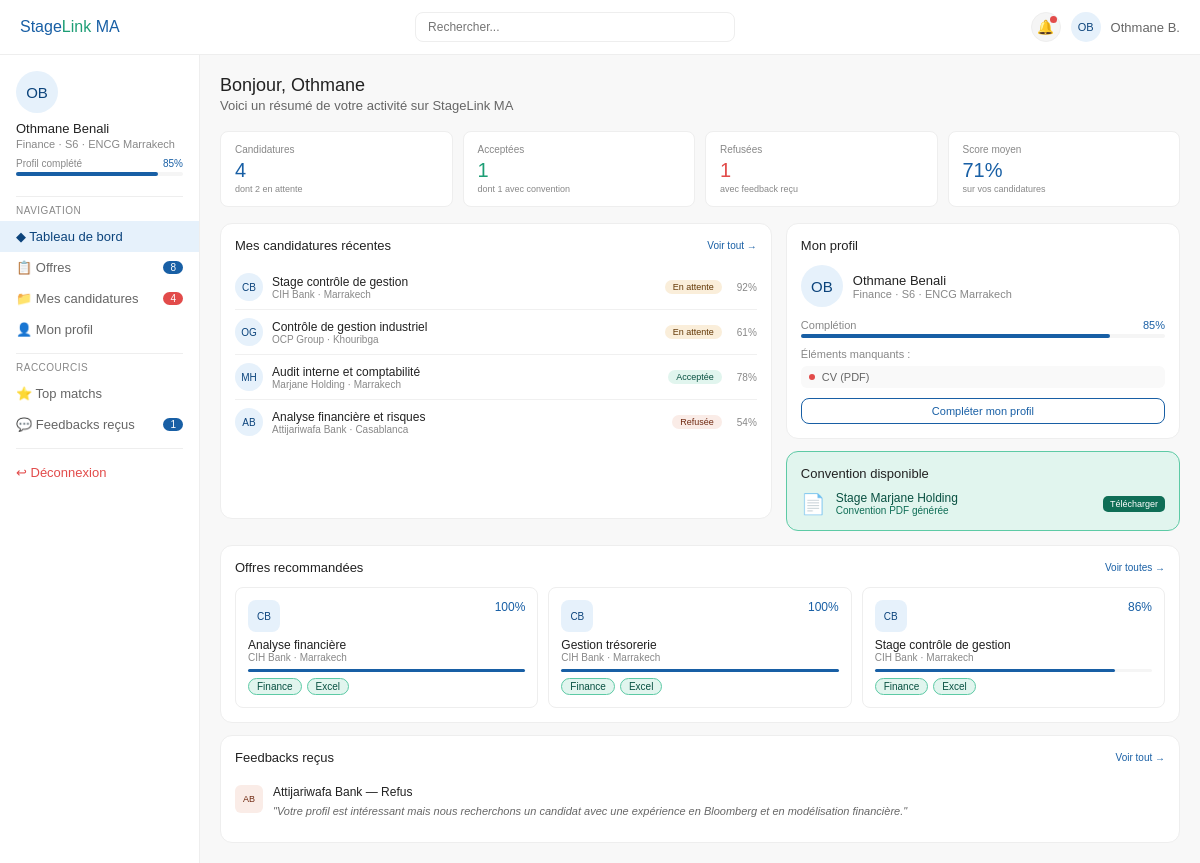
The app's page /etudiant/dashboard (signed in) with its own data.
### models.py (models this page shows, shortened)
class Etudiant(db.Model):
    __tablename__ = 'etudiant'
    id = db.Column(db.Integer, primary_key=True)
    utilisateur_id = db.Column(db.Integer, db.ForeignKey('utilisateur.id'), nullable=False)
    nom_complet = db.Column(db.String(150), nullable=False)
    universite = db.Column(db.String(150))
    filiere = db.Column(db.String(100))
    niveau = db.Column(db.String(20))
    ville = db.Column(db.String(100))
    cv_path = db.Column(db.String(256))
    date_inscription = db.Column(db.Date, default=date.today)
    competences = db.relationship('Competence', secondary=etudiant_competence, backref='etudiants')
    candidatures = db.relationship('Candidature', backref='etudiant', lazy='dynamic', cascade='all, delete-orphan')
    @property
    def initiales(self):
        parts = self.nom_complet.split()
        if len(parts) >= 2:
            return (parts[0][0] + parts[1][0]).upper()
        return self.nom_complet[:2].upper()
    @property
    def completion_profil(self):
        score = 0
        if self.nom_complet: score += 20
        if self.universite: score += 15
        if self.filiere: score += 15
        if self.niveau: score += 10
        if self.ville: score += 10
        if self.cv_path: score += 15
        if self.competences: score += 15
        return score

class Candidature(db.Model):
    __tablename__ = 'candidature'
    id = db.Column(db.Integer, primary_key=True)
    etudiant_id = db.Column(db.Integer, db.ForeignKey('etudiant.id'), nullable=False)
    offre_id = db.Column(db.Integer, db.ForeignKey('offre.id'), nullable=False)
    statut = db.Column(db.String(20), default='EN_ATTENTE')
    lettre_motivation = db.Column(db.Text)
    score_matching = db.Column(db.Float, default=0.0)
    date_postulation = db.Column(db.Date, default=date.today)
    feedback = db.relationship('Feedback', backref='candidature', uselist=False, cascade='all, delete-orphan')
    convention = db.relationship('Convention', backref='candidature', uselist=False, cascade='all, delete-orphan')
    @property
    def statut_label(self):
        labels = {'EN_ATTENTE': 'En attente', 'ACCEPTEE': 'Acceptée', 'REFUSEE': 'Refusée'}
        return labels.get(self.statut, self.statut)
    @property
    def statut_class(self):
        classes = {'EN_ATTENTE': 'badge-attente', 'ACCEPTEE': 'badge-acceptee', 'REFUSEE': 'badge-refusee'}
        return classes.get(self.statut, '')

class Entreprise(db.Model):
    __tablename__ = 'entreprise'
    id = db.Column(db.Integer, primary_key=True)
    utilisateur_id = db.Column(db.Integer, db.ForeignKey('utilisateur.id'), nullable=False)
    nom = db.Column(db.String(150), nullable=False)
    secteur = db.Column(db.String(100))
    ville = db.Column(db.String(100))
    taille = db.Column(db.String(20))
    description = db.Column(db.Text)
    rc = db.Column(db.String(100))
    est_verifiee = db.Column(db.Boolean, default=False)
    date_inscription = db.Column(db.Date, default=date.today)
    offres = db.relationship('Offre', backref='entreprise', lazy='dynamic', cascade='all, delete-orphan')
    @property
    def initiales(self):
        words = self.nom.split()
        if len(words) >= 2:
            return (words[0][0] + words[1][0]).upper()
        return self.nom[:3].upper()

class Offre(db.Model):
    __tablename__ = 'offre'
    id = db.Column(db.Integer, primary_key=True)
    entreprise_id = db.Column(db.Integer, db.ForeignKey('entreprise.id'), nullable=False)
    titre = db.Column(db.String(200), nullable=False)
    description = db.Column(db.Text)
    missions = db.Column(db.Text)
    duree = db.Column(db.Integer)
    ville = db.Column(db.String(100))
    filiere_requise = db.Column(db.String(100))
    remuneration = db.Column(db.Integer, nullable=True)
    statut = db.Column(db.String(20), default='ACTIVE')
    date_publication = db.Column(db.Date, default=date.today)
    date_debut = db.Column(db.String(50))
    competences = db.relationship('Competence', secondary=offre_competence, backref='offres')
    candidatures = db.relationship('Candidature', backref='offre', lazy='dynamic', cascade='all, delete-orphan')
    @property
    def filieres_requises(self):
        return [self.filiere_requise] if self.filiere_requise else []

class Competence(db.Model):
    __tablename__ = 'competence'
    id = db.Column(db.Integer, primary_key=True)
    nom = db.Column(db.String(100), nullable=False, unique=True)
    categorie = db.Column(db.String(100))

class Feedback(db.Model):
    __tablename__ = 'feedback'
    id = db.Column(db.Integer, primary_key=True)
    candidature_id = db.Column(db.Integer, db.ForeignKey('candidature.id'), nullable=False)
    commentaire = db.Column(db.Text, nullable=False)
    note = db.Column(db.Integer)
    date = db.Column(db.Date, default=date.today)

### routes/etudiant.py (the view)
@etudiant_bp.route('/dashboard')
@etudiant_required
def dashboard():
    etudiant = current_user.etudiant
    candidatures_recentes = (etudiant.candidatures
        .order_by(Candidature.date_postulation.desc()).limit(5).all())
    offres_actives = Offre.query.filter_by(statut='ACTIVE').join(
        Offre.entreprise).filter_by(est_verifiee=True).all()
    offres_avec_scores = get_offres_avec_scores(etudiant, offres_actives)[:3]
    nb_offres_count = Offre.query.filter_by(statut='ACTIVE').join(
        Offre.entreprise).filter_by(est_verifiee=True).count()
    feedbacks = []
    for c in etudiant.candidatures.filter_by(statut='REFUSEE').all():
        if c.feedback:
            feedbacks.append(c)
    nb_total = etudiant.candidatures.count()
    nb_attente = etudiant.candidatures.filter_by(statut='EN_ATTENTE').count()
    nb_acceptee = etudiant.candidatures.filter_by(statut='ACCEPTEE').count()
    nb_refusee = etudiant.candidatures.filter_by(statut='REFUSEE').count()
    scores = [c.score_matching for c in etudiant.candidatures.all() if c.score_matching]
    score_moyen = round(sum(scores) / len(scores)) if scores else 0
    convention_dispo = None
    for c in etudiant.candidatures.filter_by(statut='ACCEPTEE').all():
        if c.convention and c.convention.pdf_path:
            convention_dispo = c
            break
    return render_template('etudiant/dashboard.html',
        etudiant=etudiant,
        candidatures_recentes=candidatures_recentes,
        offres_recommandees=offres_avec_scores,
        feedbacks=feedbacks,
        nb_total=nb_total, nb_attente=nb_attente,
        nb_acceptee=nb_acceptee, nb_refusee=nb_refusee,
        score_moyen=score_moyen,
        convention_dispo=convention_dispo,
        nb_offres_count=nb_offres_count)

### templates/etudiant/dashboard.html (shortened to what this page needs)
{% extends 'base.html' %}
{% block body %}
<div class="topbar">
  <div class="logo">Stage<span>Link</span> MA</div>
  <div class="topbar-search">
    <form action="{{ url_for('etudiant.offres') }}" method="GET">
      <input type="text" name="q" placeholder="Rechercher..." class="form-control" style="font-size:12px;padding:7px 12px">
    </form>
  </div>
  <div class="topbar-right">
    <a href="{{ url_for('etudiant.marquer_notifications_lues') }}" class="notif-btn">
      🔔{% if notif_count > 0 %}<span class="notif-dot"></span>{% endif %}
    </a>
    <div class="avatar">{{ etudiant.initiales }}</div>
    <span style="font-size:13px;color:#666">{{ etudiant.nom_complet.split()[0] }} {{ etudiant.nom_complet.split()[-1][0] if etudiant.nom_complet.split()|length > 1 else '' }}.</span>
  </div>
</div>
<div class="body-layout">
  <div class="sidebar">
    <div class="sidebar-profile">
      <div class="avatar avatar-lg" style="margin-bottom:8px">{{ etudiant.initiales }}</div>
      <div class="sidebar-profile-name">{{ etudiant.nom_complet }}</div>
      <div class="sidebar-profile-sub">{{ etudiant.filiere }} · {{ etudiant.niveau }} · {{ etudiant.universite }}</div>
      <div class="profile-bar-wrap">
        <div class="profile-bar-label"><span>Profil complété</span><span>{{ etudiant.completion_profil }}%</span></div>
        <div class="profile-bar"><div class="profile-bar-fill" style="width:{{ etudiant.completion_profil }}%"></div></div>
      </div>
    </div>
    <div class="sid-divider"></div>
    <span class="sid-label">Navigation</span>
    <a href="{{ url_for('etudiant.dashboard') }}" class="sid-item active">◆ Tableau de bord</a>
    <a href="{{ url_for('etudiant.offres') }}" class="sid-item">📋 Offres <span class="sid-badge">{{ nb_offres_count|default('') }}</span></a>
    <a href="{{ url_for('etudiant.candidatures') }}" class="sid-item">📁 Mes candidatures <span class="sid-badge sid-badge-red">{{ nb_total }}</span></a>
    <a href="{{ url_for('etudiant.profil') }}" class="sid-item">👤 Mon profil</a>
    <div class="sid-divider"></div>
    <span class="sid-label">Raccourcis</span>
    <a href="{{ url_for('etudiant.offres') }}" class="sid-item">⭐ Top matchs</a>
    <a href="{{ url_for('etudiant.candidatures') }}?statut=REFUSEE" class="sid-item">💬 Feedbacks reçus <span class="sid-badge">{{ feedbacks|length }}</span></a>
    <div class="sid-divider"></div>
    <a href="{{ url_for('auth.logout') }}" class="sid-item" style="color:var(--red)">↩ Déconnexion</a>
  </div>
  <div class="main">
    <div style="margin-bottom:18px">
      <h2 style="font-size:18px;font-weight:500">Bonjour, {{ etudiant.nom_complet.split()[0] }}</h2>
      <p style="font-size:13px;color:#666;margin-top:2px">Voici un résumé de votre activité sur StageLink MA</p>
    </div>
    <div class="metrics-grid">
      <div class="metric"><div class="metric-label">Candidatures</div><div class="metric-val blue">{{ nb_total }}</div><div class="metric-sub">dont {{ nb_attente }} en attente</div></div>
      <div class="metric"><div class="metric-label">Acceptées</div><div class="metric-val green">{{ nb_acceptee }}</div><div class="metric-sub">{% if nb_acceptee > 0 %}dont {{ nb_acceptee }} avec convention{% endif %}</div></div>
      <div class="metric"><div class="metric-label">Refusées</div><div class="metric-val red">{{ nb_refusee }}</div><div class="metric-sub">avec feedback reçu</div></div>
      <div class="metric"><div class="metric-label">Score moyen</div><div class="metric-val blue">{{ score_moyen }}%</div><div class="metric-sub">sur vos candidatures</div></div>
    </div>
    <div style="display:grid;grid-template-columns:1.4fr 1fr;gap:14px;margin-bottom:14px">
      <div class="card">
        <div class="card-title">Mes candidatures récentes <a href="{{ url_for('etudiant.candidatures') }}">Voir tout →</a></div>
        {% for c in candidatures_recentes %}
        <div class="cand-item">
          <div class="cand-avatar" style="background:var(--primary-light);color:var(--primary-dark)">{{ c.offre.entreprise.initiales }}</div>
          <div class="cand-info">
            <div class="cand-title">{{ c.offre.titre }}</div>
            <div class="cand-company">{{ c.offre.entreprise.nom }} · {{ c.offre.ville }}</div>
          </div>
          <span class="badge-statut {{ c.statut_class }}">{{ c.statut_label }}</span>
          <span style="font-size:10px;color:var(--gray-500);margin-left:6px">{{ c.score_matching|int }}%</span>
        </div>
        {% else %}
        <p style="font-size:12px;color:var(--gray-500);text-align:center;padding:14px 0">Aucune candidature pour l'instant.<br><a href="{{ url_for('etudiant.offres') }}" style="color:var(--primary)">Découvrir les offres</a></p>
        {% endfor %}
      </div>
      <div>
        <div class="card" style="margin-bottom:12px">
          <div class="card-title" style="font-size:13px">Mon profil</div>
          <div style="display:flex;align-items:center;gap:10px;margin-bottom:12px">
            <div class="avatar avatar-lg">{{ etudiant.initiales }}</div>
            <div>
              <div style="font-size:13px;font-weight:500">{{ etudiant.nom_complet }}</div>
              <div style="font-size:11px;color:var(--gray-500)">{{ etudiant.filiere }} · {{ etudiant.niveau }} · {{ etudiant.universite }}</div>
            </div>
          </div>
          <div style="display:flex;justify-content:space-between;margin-bottom:3px">
            <span style="font-size:11px;color:var(--gray-500)">Complétion</span>
            <span style="font-size:11px;font-weight:500;color:var(--primary)">{{ etudiant.completion_profil }}%</span>
          </div>
          <div class="profile-bar" style="margin-bottom:10px">
            <div class="profile-bar-fill" style="width:{{ etudiant.completion_profil }}%"></div>
          </div>
          {% if etudiant.completion_profil < 100 %}
          <div style="font-size:11px;color:var(--gray-500);margin-bottom:6px">Éléments manquants :</div>
          {% if not etudiant.cv_path %}
          <div class="profil-missing-item" style="margin-top:4px"><span class="missing-dot"></span>CV (PDF)</div>
          {% endif %}
          {% endif %}
          <a href="{{ url_for('etudiant.profil') }}" class="btn btn-secondary btn-full" style="margin-top:10px;font-size:11px;padding:6px">Compléter mon profil</a>
        </div>
        {% if convention_dispo %}
        <div class="convention-card">
          <div style="font-size:13px;font-weight:500;margin-bottom:10px">Convention disponible</div>
          <div style="display:flex;align-items:center;gap:10px">
            <span style="font-size:20px">📄</span>
            <div style="flex:1">
              <div style="font-size:12px;font-weight:500;color:var(--green-dark)">Stage {{ convention_dispo.offre.entreprise.nom }}</div>
              <div style="font-size:10px;color:var(--green-btn)">Convention PDF générée</div>
            </div>
            <a href="{{ url_for('etudiant.telecharger_convention', candidature_id=convention_dispo.id) }}" class="btn btn-green btn-xs">Télécharger</a>
          </div>
        </div>
        {% endif %}
      </div>
    </div>
    {% if offres_recommandees %}
    <div class="card">
      <div class="card-title">Offres recommandées <a href="{{ url_for('etudiant.offres') }}">Voir toutes →</a></div>
      <div style="display:grid;grid-template-columns:repeat(3,1fr);gap:10px">
        {% for offre, detail in offres_recommandees %}
        <a href="{{ url_for('etudiant.detail_offre', offre_id=offre.id) }}" class="reco-card" style="text-decoration:none;color:inherit">
          <div style="display:flex;justify-content:space-between;margin-bottom:6px">
            <div class="co-logo" style="background:var(--primary-light);color:var(--primary-dark)">{{ offre.entreprise.initiales }}</div>
            <span style="font-size:12px;font-weight:500;color:{% if detail.color == 'primary' %}var(--primary){% elif detail.color == 'green' %}var(--green){% else %}var(--orange){% endif %}">{{ detail.total|int }}%</span>
          </div>
          <div style="font-size:12px;font-weight:500">{{ offre.titre }}</div>
          <div style="font-size:10px;color:var(--gray-500);margin-bottom:6px">{{ offre.entreprise.nom }} · {{ offre.ville }}</div>
          <div class="reco-bar"><div class="reco-bar-fill" style="width:{{ detail.total }}%;background:{% if detail.color == 'primary' %}var(--primary){% elif detail.color == 'green' %}var(--green){% else %}var(--orange){% endif %}"></div></div>
          <div class="tags">
            {% for c in offre.competences[:2] %}
            <span class="tag {% if c in etudiant.competences %}match{% endif %}">{{ c.nom }}</span>
            {% endfor %}
          </div>
        </a>
        {% endfor %}
      </div>
    </div>
    {% endif %}
    {% if feedbacks %}
    <div class="card">
      <div class="card-title">Feedbacks reçus <a href="{{ url_for('etudiant.candidatures') }}?statut=REFUSEE">Voir tout →</a></div>
      {% for c in feedbacks %}
      <div class="feedback-box">
        <div class="fb-avatar" style="background:var(--red-light);color:var(--red-dark)">{{ c.offre.entreprise.initiales }}</div>
        <div>
          <div style="font-size:12px;font-weight:500">{{ c.offre.entreprise.nom }} — Refus</div>
          <div class="fb-text">"{{ c.feedback.commentaire }}"</div>
        </div>
      </div>
      {% endfor %}
    </div>
    {% endif %}
  </div>
</div>
{% endblock %}

### records on screen
Etudiant: initiales "OB", nom_complet "Othmane", nom_complet.split|length "B", nom_complet "Othmane Benali", filiere "Finance", niveau "S6", universite "ENCG Marrakech", completion_profil "85"
Candidature: offre.entreprise.initiales "CB", offre.titre "Stage contrôle de gestion", offre.entreprise.nom "CIH Bank", offre.ville "Marrakech", statut_label "En attente", score_matching "92"
Candidature: offre.entreprise.initiales "OG", offre.titre "Contrôle de gestion industriel", offre.entreprise.nom "OCP Group", offre.ville "Khouribga", statut_label "En attente", score_matching "61"
Candidature: offre.entreprise.initiales "MH", offre.titre "Audit interne et comptabilité", offre.entreprise.nom "Marjane Holding", offre.ville "Marrakech", statut_label "Acceptée", score_matching "78"
Candidature: offre.entreprise.initiales "AB", offre.titre "Analyse financière et risques", offre.entreprise.nom "Attijariwafa Bank", offre.ville "Casablanca", statut_label "Refusée", score_matching "54", feedback.commentaire "Votre profil est intéressant mais nous recherchons un candidat avec une expérience en Bloomberg et en modélisation financière."
Entreprise: offre.entreprise.nom "Marjane Holding"
Offre: entreprise.initiales "CB", total "100", titre "Analyse financière", entreprise.nom "CIH Bank", ville "Marrakech", {{ detail.total }} 100.0 (drawn)
Competence: nom "Finance"
Competence: nom "Excel"
Offre: entreprise.initiales "CB", total "100", titre "Gestion trésorerie", entreprise.nom "CIH Bank", ville "Marrakech", {{ detail.total }} 100.0 (drawn)
Offre: entreprise.initiales "CB", total "86", titre "Stage contrôle de gestion", entreprise.nom "CIH Bank", ville "Marrakech", {{ detail.total }} 86.67 (drawn)

### other values on screen
{{ nb_offres_count|default('') }} "8"
{{ nb_total }} "4"
{{ feedbacks|length }} "1"
{{ nb_attente }} "2"
{{ nb_acceptee }} "1"
{{ nb_refusee }} "1"
{{ score_moyen }} "71"
